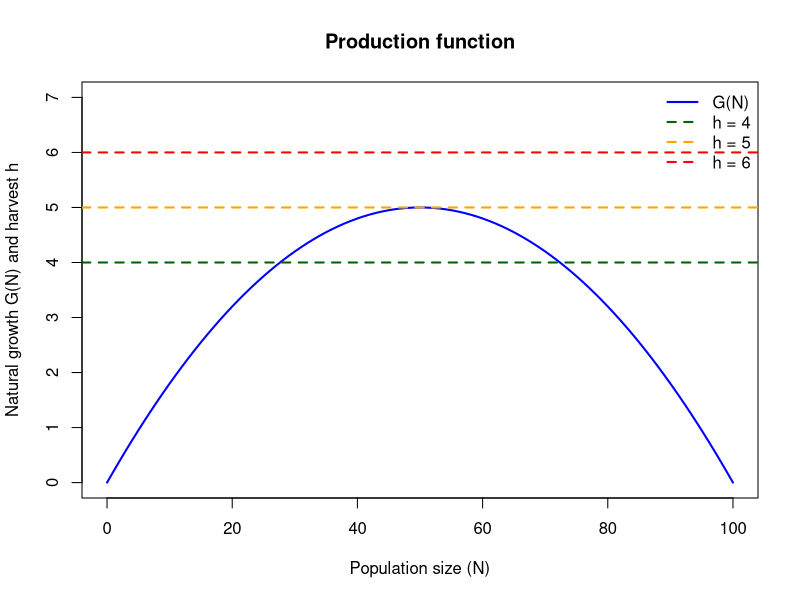
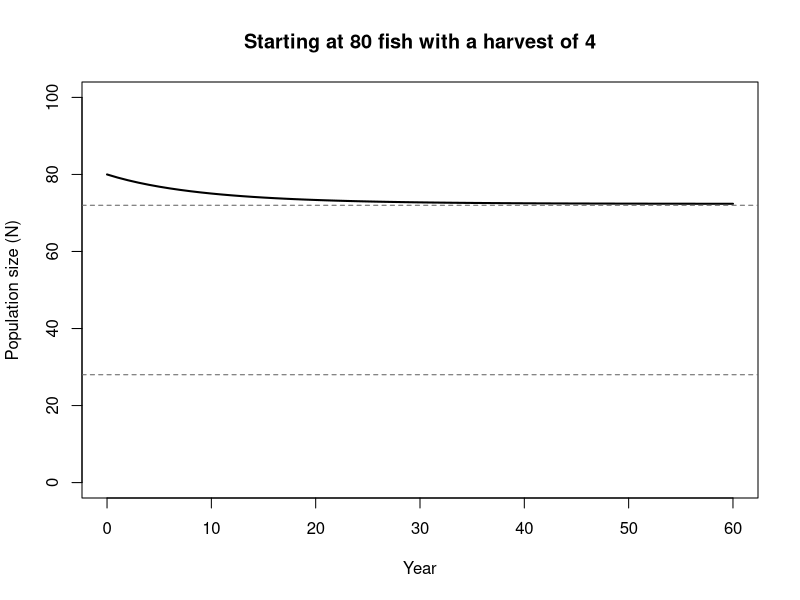
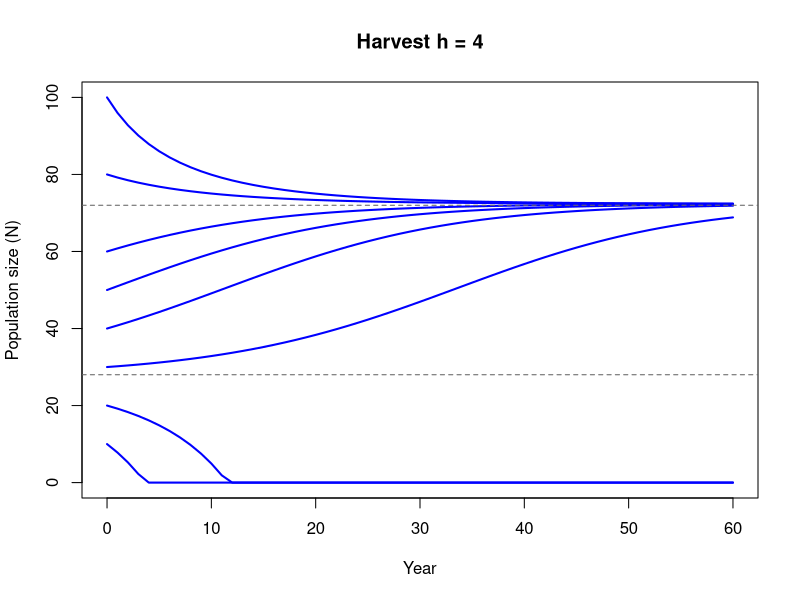

The R script that drew these images, in order:
## ---- chunk 1
knitr::opts_chunk$set(echo = TRUE)
## ---- chunk 2
# Carrying capacity K: the largest population the environment can support
K <- 100

# Per capita growth rate R0 when the population is tiny and there's no crowding
R0 <- 0.2

# The three harvests (fish per year) we will compare, the same as the lectures
harvests <- c(4, 5, 6)

## ---- chunk 3
# Build a data frame of population sizes from 0 to K in steps of 1
production <- data.frame(N = seq(0, K, by = 1))

# Calculate natural growth G(N) for every one of those population sizes
production$G_N <- R0 * (1 - production$N / K) * production$N

# Have a look at the first six rows
head(production)

## ---- chunk 4
# Plot the production function G(N) against N as a line
plot(production$N, production$G_N,
     type = "l",
     lwd = 2,
     col = "blue",
     # Make the y axis tall enough to fit our largest harvest
     ylim = c(0, 7),
     xlab = "Population size (N)",
     ylab = "Natural growth G(N) and harvest h",
     main = "Production function")

# Add a dashed horizontal line for each harvest, each in a different colour
abline(h = harvests, col = c("darkgreen", "orange", "red"), lty = 2, lwd = 2)

# Add a legend. paste() glues pieces of text together, so this makes the
# labels "h = 4", "h = 5" and "h = 6"
legend("topright", bty = "n", lwd = 2, lty = c(1, 2, 2, 2),
       col = c("blue", "darkgreen", "orange", "red"),
       legend = c("G(N)", paste("h =", harvests)))

## ---- chunk 5
# Rows 1 to 5, all columns
production[1:5, ]

# Rows 1, 51 and 101 (N = 0, 50 and 100), all columns. c() combines the numbers
production[c(1, 51, 101), ]

# All rows, but only the G_N column. This gives a vector, just like production$G_N
head(production[, "G_N"])

## ---- chunk 6
# Is G(N) greater than 4? This gives one TRUE or FALSE for every row
head(production$G_N > 4)

## ---- chunk 7
# Keep only the rows where G(N) is greater than 4.8
production[production$G_N > 4.8, ]

## ---- chunk 8
# Rows where N is between 45 and 55. Both conditions must be TRUE, so use &
production[production$N >= 45 & production$N <= 55, ]

## ---- chunk 9
# Find the row where G(N) is equal to its largest value
production[production$G_N == max(production$G_N), ]

## ---- chunk 10
# Population size at the maximum sustainable yield
N_MSY <- K / 2

# The maximum sustainable yield
MSY <- R0 * K / 4

# Print both
N_MSY
MSY

## ---- chunk 11
# Keep only the population sizes where natural growth can keep up with a harvest of 4
can_sustain_4 <- production[production$G_N >= 4, ]

# How many rows are there?
nrow(can_sustain_4)

# Look at the first few and last few rows
head(can_sustain_4)
tail(can_sustain_4)

## ---- chunk 12
# Store the two approximate equilibria for a harvest of 4
lower_eq <- min(can_sustain_4$N)
upper_eq <- max(can_sustain_4$N)

# The same trick for a harvest of 5
production[production$G_N >= 5, ]

# And for a harvest of 6
production[production$G_N >= 6, ]

## ---- chunk 13
# a. Keep the rows where G(N) is at least 3, then look at the smallest and largest N
can_sustain_3 <- production[production$G_N >= 3, ]
min(can_sustain_3$N)
max(can_sustain_3$N)

# b. Pick out the G_N value in the rows where N is 25 and where N is 75.
# They're the same because the production function is symmetric about N = K/2
production[production$N == 25, "G_N"]
production[production$N == 75, "G_N"]

# c. Count the rows where G(N) is less than 1
nrow(production[production$G_N < 1, ])

# d. Use | for OR
production[production$N < 5 | production$N > 95, ]

## ---- chunk 14
# Number of years to run each simulation for
n_years <- 60

# Starting population and harvest for this simulation
N0 <- 80
h <- 4

# An empty vector with one slot for each year, from year 0 to year 60
N <- numeric(n_years + 1)

# Put the starting population in the first slot
N[1] <- N0

# Step the model forward one year at a time using N(t+1) = N(t) + G(N(t)) - h.
# A population can't have fewer than zero fish, so max(0, ...) takes whichever
# is bigger, zero or the new population size
for (t in 1:n_years) {
  N[t + 1] <- max(0, N[t] + R0 * (1 - N[t] / K) * N[t] - h)
}

# Plot the population over time
plot(0:n_years, N,
     type = "l",
     lwd = 2,
     ylim = c(0, K),
     xlab = "Year",
     ylab = "Population size (N)",
     main = "Starting at 80 fish with a harvest of 4")

# Add the two equilibria we found earlier as dashed grey lines
abline(h = c(lower_eq, upper_eq), lty = 2, col = "grey40")

## ---- chunk 15
# Every combination of 8 starting populations and our 3 harvests, 24 scenarios in all
scenarios <- expand.grid(N0 = c(10, 20, 30, 40, 50, 60, 80, 100),
                         h = harvests)

# Have a look
scenarios

## ---- chunk 16
# An empty data frame to collect the results of every simulation
simulations <- data.frame()

# The outer loop: go through the scenarios one row at a time
for (s in 1:nrow(scenarios)) {

  # Use subsetting to pull out the starting population and harvest for this scenario
  N0 <- scenarios[s, "N0"]
  h <- scenarios[s, "h"]

  # The inner loop: exactly the same simulation as before
  N <- numeric(n_years + 1)
  N[1] <- N0
  for (t in 1:n_years) {
    N[t + 1] <- max(0, N[t] + R0 * (1 - N[t] / K) * N[t] - h)
  }

  # Store this simulation in a small data frame, one row per year
  one_run <- data.frame(year = 0:n_years, N = N, N0 = N0, h = h)

  # rbind() stacks one data frame on the bottom of another
  simulations <- rbind(simulations, one_run)
}

# Check what we've made
str(simulations)

## ---- chunk 17
# The simulation that started at 30 fish with a harvest of 4
run_30_4 <- simulations[simulations$h == 4 & simulations$N0 == 30, ]

# Look at the first and last few years
head(run_30_4)
tail(run_30_4)

## ---- chunk 18
# Keep only the rows from the final year
final <- simulations[simulations$year == n_years, ]

# Have a look
final

## ---- chunk 19
# TRUE if the population ended at zero, FALSE if it didn't
final$collapsed <- final$N == 0

# Only the scenarios that collapsed, showing just three of the columns
final[final$collapsed == TRUE, c("h", "N0", "N")]

# sum() counts the TRUEs, because R treats TRUE as 1 and FALSE as 0
sum(final$collapsed)

## ---- chunk 20
# Final population for the scenarios that started at 20, 30 or 40 fish
final[final$N0 %in% c(20, 30, 40), c("h", "N0", "N")]

## ---- chunk 21
# Sort the final populations from smallest to largest
final[order(final$N), c("h", "N0", "N")]

## ---- chunk 22
# Choose which harvest to plot
h_plot <- 4

# Subset out the simulations for that harvest
sims_h <- simulations[simulations$h == h_plot, ]

# Draw the axes only (type = "n"). paste() builds a title that changes with h_plot
plot(sims_h$year, sims_h$N,
     type = "n",
     ylim = c(0, K),
     xlab = "Year",
     ylab = "Population size (N)",
     main = paste("Harvest h =", h_plot))

# unique() gives each starting population once. For each one, subset out that
# simulation and draw it as a line
for (start in unique(sims_h$N0)) {
  one_run <- sims_h[sims_h$N0 == start, ]
  lines(one_run$year, one_run$N, lwd = 2, col = "blue")
}

# Add the two equilibria we found for a harvest of 4
abline(h = c(lower_eq, upper_eq), lty = 2, col = "grey40")

## ---- chunk 23
# b. Rows of final where h is 5 AND the population collapsed, then just the N0 column
final[final$h == 5 & final$collapsed == TRUE, "N0"]

# c. Subset out the simulation, then find the years where N is zero and take the first
run_100_6 <- simulations[simulations$h == 6 & simulations$N0 == 100, ]
min(run_100_6[run_100_6$N == 0, "year"])

# d. Three conditions are fine too, but here we only need two
simulations[simulations$h == 4 & simulations$year == 10, c("N0", "N")]
